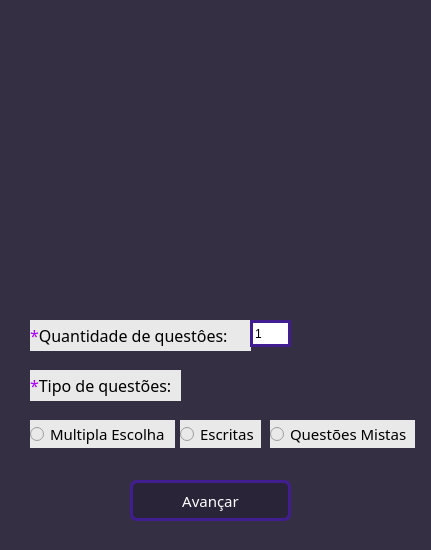
<?xml version="1.0" encoding="UTF-8"?>
<ui version="4.0">
 <class>mainWindow</class>
 <widget class="QMainWindow" name="mainWindow">
  <property name="enabled">
   <bool>true</bool>
  </property>
  <property name="geometry">
   <rect>
    <x>0</x>
    <y>0</y>
    <width>431</width>
    <height>550</height>
   </rect>
  </property>
  <property name="minimumSize">
   <size>
    <width>431</width>
    <height>550</height>
   </size>
  </property>
  <property name="maximumSize">
   <size>
    <width>431</width>
    <height>550</height>
   </size>
  </property>
  <property name="font">
   <font>
    <family>Poppins</family>
   </font>
  </property>
  <property name="windowTitle">
   <string>Creator</string>
  </property>
  <property name="windowIcon">
   <iconset>
    <normaloff>../imgs/icon_creator.png</normaloff>../imgs/icon_creator.png</iconset>
  </property>
  <property name="styleSheet">
   <string notr="true">background-color: #352F44;</string>
  </property>
  <widget class="QWidget" name="centralwidget">
   <widget class="QLabel" name="type_quest_text">
    <property name="geometry">
     <rect>
      <x>30</x>
      <y>370</y>
      <width>151</width>
      <height>31</height>
     </rect>
    </property>
    <property name="font">
     <font>
      <family>Poppins Medium</family>
      <pointsize>12</pointsize>
     </font>
    </property>
    <property name="styleSheet">
     <string notr="true">background-color: rgb(233, 233, 233);</string>
    </property>
    <property name="text">
     <string>&lt;html&gt;&lt;head/&gt;&lt;body&gt;&lt;p&gt;&lt;span style=&quot; color:#aa00ff;&quot;&gt;*&lt;/span&gt;&lt;span style=&quot; color:#000000;&quot;&gt;Tipo de questões:&lt;/span&gt;&lt;/p&gt;&lt;/body&gt;&lt;/html&gt;</string>
    </property>
   </widget>
   <widget class="QLabel" name="qtd_questoes_text">
    <property name="geometry">
     <rect>
      <x>30</x>
      <y>320</y>
      <width>221</width>
      <height>31</height>
     </rect>
    </property>
    <property name="font">
     <font>
      <family>Poppins Medium</family>
      <pointsize>12</pointsize>
     </font>
    </property>
    <property name="toolTip">
     <string>&lt;html&gt;&lt;head/&gt;&lt;body&gt;&lt;p&gt;&lt;span style=&quot; color:#f00000;&quot;&gt;*&lt;/span&gt;Quantidade de questôes:&lt;/p&gt;&lt;/body&gt;&lt;/html&gt;</string>
    </property>
    <property name="styleSheet">
     <string notr="true">background-color: rgb(233, 233, 233);</string>
    </property>
    <property name="text">
     <string>&lt;html&gt;&lt;head/&gt;&lt;body&gt;&lt;p&gt;&lt;span style=&quot; color:#aa00ff;&quot;&gt;*&lt;/span&gt;&lt;span style=&quot; color:#000000;&quot;&gt;Quantidade de questôes:&lt;/span&gt;&lt;/p&gt;&lt;/body&gt;&lt;/html&gt;</string>
    </property>
   </widget>
   <widget class="QSpinBox" name="qtd_questoes">
    <property name="geometry">
     <rect>
      <x>250</x>
      <y>320</y>
      <width>41</width>
      <height>27</height>
     </rect>
    </property>
    <property name="cursor">
     <cursorShape>IBeamCursor</cursorShape>
    </property>
    <property name="styleSheet">
     <string notr="true">border-style:solid;
border-width:3px;
border-color: #411E8F;
background-color: #ffffff;</string>
    </property>
    <property name="wrapping">
     <bool>true</bool>
    </property>
    <property name="frame">
     <bool>false</bool>
    </property>
    <property name="buttonSymbols">
     <enum>QAbstractSpinBox::NoButtons</enum>
    </property>
    <property name="keyboardTracking">
     <bool>true</bool>
    </property>
    <property name="minimum">
     <number>1</number>
    </property>
    <property name="value">
     <number>1</number>
    </property>
   </widget>
   <widget class="QPushButton" name="btn_avancar">
    <property name="geometry">
     <rect>
      <x>130</x>
      <y>480</y>
      <width>161</width>
      <height>41</height>
     </rect>
    </property>
    <property name="font">
     <font>
      <family>Poppins Medium</family>
      <pointsize>11</pointsize>
      <weight>50</weight>
      <bold>false</bold>
     </font>
    </property>
    <property name="cursor">
     <cursorShape>PointingHandCursor</cursorShape>
    </property>
    <property name="styleSheet">
     <string notr="true">QPushButton {
	border-radius: 7px;
	border-style:solid;
	color: rgb(255, 255, 255);
	border-width:3px;
	border-color: #411E8F;
	background-color: #2A2438;
}

QPushButton:hover {
	border:10px;
	background-color:#411E8F;
}</string>
    </property>
    <property name="text">
     <string>Avançar</string>
    </property>
    <property name="iconSize">
     <size>
      <width>16</width>
      <height>16</height>
     </size>
    </property>
   </widget>
   <widget class="QRadioButton" name="rad_multi">
    <property name="geometry">
     <rect>
      <x>30</x>
      <y>420</y>
      <width>145</width>
      <height>28</height>
     </rect>
    </property>
    <property name="palette">
     <palette>
      <active>
       <colorrole role="WindowText">
        <brush brushstyle="SolidPattern">
         <color alpha="255">
          <red>255</red>
          <green>255</green>
          <blue>255</blue>
         </color>
        </brush>
       </colorrole>
       <colorrole role="Button">
        <brush brushstyle="SolidPattern">
         <color alpha="255">
          <red>57</red>
          <green>57</green>
          <blue>57</blue>
         </color>
        </brush>
       </colorrole>
       <colorrole role="Light">
        <brush brushstyle="SolidPattern">
         <color alpha="255">
          <red>85</red>
          <green>85</green>
          <blue>85</blue>
         </color>
        </brush>
       </colorrole>
       <colorrole role="Midlight">
        <brush brushstyle="SolidPattern">
         <color alpha="255">
          <red>71</red>
          <green>71</green>
          <blue>71</blue>
         </color>
        </brush>
       </colorrole>
       <colorrole role="Dark">
        <brush brushstyle="SolidPattern">
         <color alpha="255">
          <red>28</red>
          <green>28</green>
          <blue>28</blue>
         </color>
        </brush>
       </colorrole>
       <colorrole role="Mid">
        <brush brushstyle="SolidPattern">
         <color alpha="255">
          <red>38</red>
          <green>38</green>
          <blue>38</blue>
         </color>
        </brush>
       </colorrole>
       <colorrole role="Text">
        <brush brushstyle="SolidPattern">
         <color alpha="255">
          <red>255</red>
          <green>255</green>
          <blue>255</blue>
         </color>
        </brush>
       </colorrole>
       <colorrole role="BrightText">
        <brush brushstyle="SolidPattern">
         <color alpha="255">
          <red>255</red>
          <green>255</green>
          <blue>255</blue>
         </color>
        </brush>
       </colorrole>
       <colorrole role="ButtonText">
        <brush brushstyle="SolidPattern">
         <color alpha="255">
          <red>255</red>
          <green>255</green>
          <blue>255</blue>
         </color>
        </brush>
       </colorrole>
       <colorrole role="Base">
        <brush brushstyle="SolidPattern">
         <color alpha="255">
          <red>0</red>
          <green>0</green>
          <blue>0</blue>
         </color>
        </brush>
       </colorrole>
       <colorrole role="Window">
        <brush brushstyle="SolidPattern">
         <color alpha="255">
          <red>57</red>
          <green>57</green>
          <blue>57</blue>
         </color>
        </brush>
       </colorrole>
       <colorrole role="Shadow">
        <brush brushstyle="SolidPattern">
         <color alpha="255">
          <red>0</red>
          <green>0</green>
          <blue>0</blue>
         </color>
        </brush>
       </colorrole>
       <colorrole role="AlternateBase">
        <brush brushstyle="SolidPattern">
         <color alpha="255">
          <red>28</red>
          <green>28</green>
          <blue>28</blue>
         </color>
        </brush>
       </colorrole>
       <colorrole role="ToolTipBase">
        <brush brushstyle="SolidPattern">
         <color alpha="255">
          <red>255</red>
          <green>255</green>
          <blue>220</blue>
         </color>
        </brush>
       </colorrole>
       <colorrole role="ToolTipText">
        <brush brushstyle="SolidPattern">
         <color alpha="255">
          <red>0</red>
          <green>0</green>
          <blue>0</blue>
         </color>
        </brush>
       </colorrole>
       <colorrole role="PlaceholderText">
        <brush brushstyle="SolidPattern">
         <color alpha="128">
          <red>255</red>
          <green>255</green>
          <blue>255</blue>
         </color>
        </brush>
       </colorrole>
      </active>
      <inactive>
       <colorrole role="WindowText">
        <brush brushstyle="SolidPattern">
         <color alpha="255">
          <red>255</red>
          <green>255</green>
          <blue>255</blue>
         </color>
        </brush>
       </colorrole>
       <colorrole role="Button">
        <brush brushstyle="SolidPattern">
         <color alpha="255">
          <red>57</red>
          <green>57</green>
          <blue>57</blue>
         </color>
        </brush>
       </colorrole>
       <colorrole role="Light">
        <brush brushstyle="SolidPattern">
         <color alpha="255">
          <red>85</red>
          <green>85</green>
          <blue>85</blue>
         </color>
        </brush>
       </colorrole>
       <colorrole role="Midlight">
        <brush brushstyle="SolidPattern">
         <color alpha="255">
          <red>71</red>
          <green>71</green>
          <blue>71</blue>
         </color>
        </brush>
       </colorrole>
       <colorrole role="Dark">
        <brush brushstyle="SolidPattern">
         <color alpha="255">
          <red>28</red>
          <green>28</green>
          <blue>28</blue>
         </color>
        </brush>
       </colorrole>
       <colorrole role="Mid">
        <brush brushstyle="SolidPattern">
         <color alpha="255">
          <red>38</red>
          <green>38</green>
          <blue>38</blue>
         </color>
        </brush>
       </colorrole>
       <colorrole role="Text">
        <brush brushstyle="SolidPattern">
         <color alpha="255">
          <red>255</red>
          <green>255</green>
          <blue>255</blue>
         </color>
        </brush>
       </colorrole>
       <colorrole role="BrightText">
        <brush brushstyle="SolidPattern">
         <color alpha="255">
          <red>255</red>
          <green>255</green>
          <blue>255</blue>
         </color>
        </brush>
       </colorrole>
       <colorrole role="ButtonText">
        <brush brushstyle="SolidPattern">
         <color alpha="255">
          <red>255</red>
          <green>255</green>
          <blue>255</blue>
         </color>
        </brush>
       </colorrole>
       <colorrole role="Base">
        <brush brushstyle="SolidPattern">
         <color alpha="255">
          <red>0</red>
          <green>0</green>
          <blue>0</blue>
         </color>
        </brush>
       </colorrole>
       <colorrole role="Window">
        <brush brushstyle="SolidPattern">
         <color alpha="255">
          <red>57</red>
          <green>57</green>
          <blue>57</blue>
         </color>
        </brush>
       </colorrole>
       <colorrole role="Shadow">
        <brush brushstyle="SolidPattern">
         <color alpha="255">
          <red>0</red>
          <green>0</green>
          <blue>0</blue>
         </color>
        </brush>
       </colorrole>
       <colorrole role="AlternateBase">
        <brush brushstyle="SolidPattern">
         <color alpha="255">
          <red>28</red>
          <green>28</green>
          <blue>28</blue>
         </color>
        </brush>
       </colorrole>
       <colorrole role="ToolTipBase">
        <brush brushstyle="SolidPattern">
         <color alpha="255">
          <red>255</red>
          <green>255</green>
          <blue>220</blue>
         </color>
        </brush>
       </colorrole>
       <colorrole role="ToolTipText">
        <brush brushstyle="SolidPattern">
         <color alpha="255">
          <red>0</red>
          <green>0</green>
          <blue>0</blue>
         </color>
        </brush>
       </colorrole>
       <colorrole role="PlaceholderText">
        <brush brushstyle="SolidPattern">
         <color alpha="128">
          <red>255</red>
          <green>255</green>
          <blue>255</blue>
         </color>
        </brush>
       </colorrole>
      </inactive>
      <disabled>
       <colorrole role="WindowText">
        <brush brushstyle="SolidPattern">
         <color alpha="255">
          <red>28</red>
          <green>28</green>
          <blue>28</blue>
         </color>
        </brush>
       </colorrole>
       <colorrole role="Button">
        <brush brushstyle="SolidPattern">
         <color alpha="255">
          <red>57</red>
          <green>57</green>
          <blue>57</blue>
         </color>
        </brush>
       </colorrole>
       <colorrole role="Light">
        <brush brushstyle="SolidPattern">
         <color alpha="255">
          <red>85</red>
          <green>85</green>
          <blue>85</blue>
         </color>
        </brush>
       </colorrole>
       <colorrole role="Midlight">
        <brush brushstyle="SolidPattern">
         <color alpha="255">
          <red>71</red>
          <green>71</green>
          <blue>71</blue>
         </color>
        </brush>
       </colorrole>
       <colorrole role="Dark">
        <brush brushstyle="SolidPattern">
         <color alpha="255">
          <red>28</red>
          <green>28</green>
          <blue>28</blue>
         </color>
        </brush>
       </colorrole>
       <colorrole role="Mid">
        <brush brushstyle="SolidPattern">
         <color alpha="255">
          <red>38</red>
          <green>38</green>
          <blue>38</blue>
         </color>
        </brush>
       </colorrole>
       <colorrole role="Text">
        <brush brushstyle="SolidPattern">
         <color alpha="255">
          <red>28</red>
          <green>28</green>
          <blue>28</blue>
         </color>
        </brush>
       </colorrole>
       <colorrole role="BrightText">
        <brush brushstyle="SolidPattern">
         <color alpha="255">
          <red>255</red>
          <green>255</green>
          <blue>255</blue>
         </color>
        </brush>
       </colorrole>
       <colorrole role="ButtonText">
        <brush brushstyle="SolidPattern">
         <color alpha="255">
          <red>28</red>
          <green>28</green>
          <blue>28</blue>
         </color>
        </brush>
       </colorrole>
       <colorrole role="Base">
        <brush brushstyle="SolidPattern">
         <color alpha="255">
          <red>57</red>
          <green>57</green>
          <blue>57</blue>
         </color>
        </brush>
       </colorrole>
       <colorrole role="Window">
        <brush brushstyle="SolidPattern">
         <color alpha="255">
          <red>57</red>
          <green>57</green>
          <blue>57</blue>
         </color>
        </brush>
       </colorrole>
       <colorrole role="Shadow">
        <brush brushstyle="SolidPattern">
         <color alpha="255">
          <red>0</red>
          <green>0</green>
          <blue>0</blue>
         </color>
        </brush>
       </colorrole>
       <colorrole role="AlternateBase">
        <brush brushstyle="SolidPattern">
         <color alpha="255">
          <red>57</red>
          <green>57</green>
          <blue>57</blue>
         </color>
        </brush>
       </colorrole>
       <colorrole role="ToolTipBase">
        <brush brushstyle="SolidPattern">
         <color alpha="255">
          <red>255</red>
          <green>255</green>
          <blue>220</blue>
         </color>
        </brush>
       </colorrole>
       <colorrole role="ToolTipText">
        <brush brushstyle="SolidPattern">
         <color alpha="255">
          <red>0</red>
          <green>0</green>
          <blue>0</blue>
         </color>
        </brush>
       </colorrole>
       <colorrole role="PlaceholderText">
        <brush brushstyle="SolidPattern">
         <color alpha="128">
          <red>255</red>
          <green>255</green>
          <blue>255</blue>
         </color>
        </brush>
       </colorrole>
      </disabled>
     </palette>
    </property>
    <property name="font">
     <font>
      <family>Poppins Medium</family>
      <pointsize>11</pointsize>
     </font>
    </property>
    <property name="cursor">
     <cursorShape>PointingHandCursor</cursorShape>
    </property>
    <property name="styleSheet">
     <string notr="true">color: rgb(0, 0, 0);
selection-color: rgb(170, 0, 255);
background-color: rgb(233, 233, 233);</string>
    </property>
    <property name="text">
     <string>Multipla Escolha</string>
    </property>
   </widget>
   <widget class="QRadioButton" name="rad_mistas">
    <property name="geometry">
     <rect>
      <x>270</x>
      <y>420</y>
      <width>145</width>
      <height>28</height>
     </rect>
    </property>
    <property name="palette">
     <palette>
      <active>
       <colorrole role="WindowText">
        <brush brushstyle="SolidPattern">
         <color alpha="255">
          <red>255</red>
          <green>255</green>
          <blue>255</blue>
         </color>
        </brush>
       </colorrole>
       <colorrole role="Button">
        <brush brushstyle="SolidPattern">
         <color alpha="255">
          <red>57</red>
          <green>57</green>
          <blue>57</blue>
         </color>
        </brush>
       </colorrole>
       <colorrole role="Light">
        <brush brushstyle="SolidPattern">
         <color alpha="255">
          <red>85</red>
          <green>85</green>
          <blue>85</blue>
         </color>
        </brush>
       </colorrole>
       <colorrole role="Midlight">
        <brush brushstyle="SolidPattern">
         <color alpha="255">
          <red>71</red>
          <green>71</green>
          <blue>71</blue>
         </color>
        </brush>
       </colorrole>
       <colorrole role="Dark">
        <brush brushstyle="SolidPattern">
         <color alpha="255">
          <red>28</red>
          <green>28</green>
          <blue>28</blue>
         </color>
        </brush>
       </colorrole>
       <colorrole role="Mid">
        <brush brushstyle="SolidPattern">
         <color alpha="255">
          <red>38</red>
          <green>38</green>
          <blue>38</blue>
         </color>
        </brush>
       </colorrole>
       <colorrole role="Text">
        <brush brushstyle="SolidPattern">
         <color alpha="255">
          <red>255</red>
          <green>255</green>
          <blue>255</blue>
         </color>
        </brush>
       </colorrole>
       <colorrole role="BrightText">
        <brush brushstyle="SolidPattern">
         <color alpha="255">
          <red>255</red>
          <green>255</green>
          <blue>255</blue>
         </color>
        </brush>
       </colorrole>
       <colorrole role="ButtonText">
        <brush brushstyle="SolidPattern">
         <color alpha="255">
          <red>255</red>
          <green>255</green>
          <blue>255</blue>
         </color>
        </brush>
       </colorrole>
       <colorrole role="Base">
        <brush brushstyle="SolidPattern">
         <color alpha="255">
          <red>0</red>
          <green>0</green>
          <blue>0</blue>
         </color>
        </brush>
       </colorrole>
       <colorrole role="Window">
        <brush brushstyle="SolidPattern">
         <color alpha="255">
          <red>57</red>
          <green>57</green>
          <blue>57</blue>
         </color>
        </brush>
       </colorrole>
       <colorrole role="Shadow">
        <brush brushstyle="SolidPattern">
         <color alpha="255">
          <red>0</red>
          <green>0</green>
          <blue>0</blue>
         </color>
        </brush>
       </colorrole>
       <colorrole role="AlternateBase">
        <brush brushstyle="SolidPattern">
         <color alpha="255">
          <red>28</red>
          <green>28</green>
          <blue>28</blue>
         </color>
        </brush>
       </colorrole>
       <colorrole role="ToolTipBase">
        <brush brushstyle="SolidPattern">
         <color alpha="255">
          <red>255</red>
          <green>255</green>
          <blue>220</blue>
         </color>
        </brush>
       </colorrole>
       <colorrole role="ToolTipText">
        <brush brushstyle="SolidPattern">
         <color alpha="255">
          <red>0</red>
          <green>0</green>
          <blue>0</blue>
         </color>
        </brush>
       </colorrole>
       <colorrole role="PlaceholderText">
        <brush brushstyle="SolidPattern">
         <color alpha="128">
          <red>255</red>
          <green>255</green>
          <blue>255</blue>
         </color>
        </brush>
       </colorrole>
      </active>
      <inactive>
       <colorrole role="WindowText">
        <brush brushstyle="SolidPattern">
         <color alpha="255">
          <red>255</red>
          <green>255</green>
          <blue>255</blue>
         </color>
        </brush>
       </colorrole>
       <colorrole role="Button">
        <brush brushstyle="SolidPattern">
         <color alpha="255">
          <red>57</red>
          <green>57</green>
          <blue>57</blue>
         </color>
        </brush>
       </colorrole>
       <colorrole role="Light">
        <brush brushstyle="SolidPattern">
         <color alpha="255">
          <red>85</red>
          <green>85</green>
          <blue>85</blue>
         </color>
        </brush>
       </colorrole>
       <colorrole role="Midlight">
        <brush brushstyle="SolidPattern">
         <color alpha="255">
          <red>71</red>
          <green>71</green>
          <blue>71</blue>
         </color>
        </brush>
       </colorrole>
       <colorrole role="Dark">
        <brush brushstyle="SolidPattern">
         <color alpha="255">
          <red>28</red>
          <green>28</green>
          <blue>28</blue>
         </color>
        </brush>
       </colorrole>
       <colorrole role="Mid">
        <brush brushstyle="SolidPattern">
         <color alpha="255">
          <red>38</red>
          <green>38</green>
          <blue>38</blue>
         </color>
        </brush>
       </colorrole>
       <colorrole role="Text">
        <brush brushstyle="SolidPattern">
         <color alpha="255">
          <red>255</red>
          <green>255</green>
          <blue>255</blue>
         </color>
        </brush>
       </colorrole>
       <colorrole role="BrightText">
        <brush brushstyle="SolidPattern">
         <color alpha="255">
          <red>255</red>
          <green>255</green>
          <blue>255</blue>
         </color>
        </brush>
       </colorrole>
       <colorrole role="ButtonText">
        <brush brushstyle="SolidPattern">
         <color alpha="255">
          <red>255</red>
          <green>255</green>
          <blue>255</blue>
         </color>
        </brush>
       </colorrole>
       <colorrole role="Base">
        <brush brushstyle="SolidPattern">
         <color alpha="255">
          <red>0</red>
          <green>0</green>
          <blue>0</blue>
         </color>
        </brush>
       </colorrole>
       <colorrole role="Window">
        <brush brushstyle="SolidPattern">
         <color alpha="255">
          <red>57</red>
          <green>57</green>
          <blue>57</blue>
         </color>
        </brush>
       </colorrole>
       <colorrole role="Shadow">
        <brush brushstyle="SolidPattern">
         <color alpha="255">
          <red>0</red>
          <green>0</green>
          <blue>0</blue>
         </color>
        </brush>
       </colorrole>
       <colorrole role="AlternateBase">
        <brush brushstyle="SolidPattern">
         <color alpha="255">
          <red>28</red>
          <green>28</green>
          <blue>28</blue>
         </color>
        </brush>
       </colorrole>
       <colorrole role="ToolTipBase">
        <brush brushstyle="SolidPattern">
         <color alpha="255">
          <red>255</red>
          <green>255</green>
          <blue>220</blue>
         </color>
        </brush>
       </colorrole>
       <colorrole role="ToolTipText">
        <brush brushstyle="SolidPattern">
         <color alpha="255">
          <red>0</red>
          <green>0</green>
          <blue>0</blue>
         </color>
        </brush>
       </colorrole>
       <colorrole role="PlaceholderText">
        <brush brushstyle="SolidPattern">
         <color alpha="128">
          <red>255</red>
          <green>255</green>
          <blue>255</blue>
         </color>
        </brush>
       </colorrole>
      </inactive>
      <disabled>
       <colorrole role="WindowText">
        <brush brushstyle="SolidPattern">
         <color alpha="255">
          <red>28</red>
          <green>28</green>
          <blue>28</blue>
         </color>
        </brush>
       </colorrole>
       <colorrole role="Button">
        <brush brushstyle="SolidPattern">
         <color alpha="255">
          <red>57</red>
          <green>57</green>
          <blue>57</blue>
         </color>
        </brush>
       </colorrole>
       <colorrole role="Light">
        <brush brushstyle="SolidPattern">
         <color alpha="255">
          <red>85</red>
          <green>85</green>
          <blue>85</blue>
         </color>
        </brush>
       </colorrole>
       <colorrole role="Midlight">
        <brush brushstyle="SolidPattern">
         <color alpha="255">
          <red>71</red>
          <green>71</green>
          <blue>71</blue>
         </color>
        </brush>
       </colorrole>
       <colorrole role="Dark">
        <brush brushstyle="SolidPattern">
         <color alpha="255">
          <red>28</red>
          <green>28</green>
          <blue>28</blue>
         </color>
        </brush>
       </colorrole>
       <colorrole role="Mid">
        <brush brushstyle="SolidPattern">
         <color alpha="255">
          <red>38</red>
          <green>38</green>
          <blue>38</blue>
         </color>
        </brush>
       </colorrole>
       <colorrole role="Text">
        <brush brushstyle="SolidPattern">
         <color alpha="255">
          <red>28</red>
          <green>28</green>
          <blue>28</blue>
         </color>
        </brush>
       </colorrole>
       <colorrole role="BrightText">
        <brush brushstyle="SolidPattern">
         <color alpha="255">
          <red>255</red>
          <green>255</green>
          <blue>255</blue>
         </color>
        </brush>
       </colorrole>
       <colorrole role="ButtonText">
        <brush brushstyle="SolidPattern">
         <color alpha="255">
          <red>28</red>
          <green>28</green>
          <blue>28</blue>
         </color>
        </brush>
       </colorrole>
       <colorrole role="Base">
        <brush brushstyle="SolidPattern">
         <color alpha="255">
          <red>57</red>
          <green>57</green>
          <blue>57</blue>
         </color>
        </brush>
       </colorrole>
       <colorrole role="Window">
        <brush brushstyle="SolidPattern">
         <color alpha="255">
          <red>57</red>
          <green>57</green>
          <blue>57</blue>
         </color>
        </brush>
       </colorrole>
       <colorrole role="Shadow">
        <brush brushstyle="SolidPattern">
         <color alpha="255">
          <red>0</red>
          <green>0</green>
          <blue>0</blue>
         </color>
        </brush>
       </colorrole>
       <colorrole role="AlternateBase">
        <brush brushstyle="SolidPattern">
         <color alpha="255">
          <red>57</red>
          <green>57</green>
          <blue>57</blue>
         </color>
        </brush>
       </colorrole>
       <colorrole role="ToolTipBase">
        <brush brushstyle="SolidPattern">
         <color alpha="255">
          <red>255</red>
          <green>255</green>
          <blue>220</blue>
         </color>
        </brush>
       </colorrole>
       <colorrole role="ToolTipText">
        <brush brushstyle="SolidPattern">
         <color alpha="255">
          <red>0</red>
          <green>0</green>
          <blue>0</blue>
         </color>
        </brush>
       </colorrole>
       <colorrole role="PlaceholderText">
        <brush brushstyle="SolidPattern">
         <color alpha="128">
          <red>255</red>
          <green>255</green>
          <blue>255</blue>
         </color>
        </brush>
       </colorrole>
      </disabled>
     </palette>
    </property>
    <property name="font">
     <font>
      <family>Poppins Medium</family>
      <pointsize>11</pointsize>
     </font>
    </property>
    <property name="cursor">
     <cursorShape>PointingHandCursor</cursorShape>
    </property>
    <property name="styleSheet">
     <string notr="true">color: rgb(0, 0, 0);
background-color: rgb(233, 233, 233);
selection-color: rgb(170, 0, 255);</string>
    </property>
    <property name="text">
     <string>Questões Mistas</string>
    </property>
    <property name="checkable">
     <bool>true</bool>
    </property>
    <property name="checked">
     <bool>false</bool>
    </property>
   </widget>
   <widget class="QRadioButton" name="rad_escritas">
    <property name="geometry">
     <rect>
      <x>180</x>
      <y>420</y>
      <width>81</width>
      <height>28</height>
     </rect>
    </property>
    <property name="palette">
     <palette>
      <active>
       <colorrole role="WindowText">
        <brush brushstyle="SolidPattern">
         <color alpha="255">
          <red>255</red>
          <green>255</green>
          <blue>255</blue>
         </color>
        </brush>
       </colorrole>
       <colorrole role="Button">
        <brush brushstyle="SolidPattern">
         <color alpha="255">
          <red>57</red>
          <green>57</green>
          <blue>57</blue>
         </color>
        </brush>
       </colorrole>
       <colorrole role="Light">
        <brush brushstyle="SolidPattern">
         <color alpha="255">
          <red>85</red>
          <green>85</green>
          <blue>85</blue>
         </color>
        </brush>
       </colorrole>
       <colorrole role="Midlight">
        <brush brushstyle="SolidPattern">
         <color alpha="255">
          <red>71</red>
          <green>71</green>
          <blue>71</blue>
         </color>
        </brush>
       </colorrole>
       <colorrole role="Dark">
        <brush brushstyle="SolidPattern">
         <color alpha="255">
          <red>28</red>
          <green>28</green>
          <blue>28</blue>
         </color>
        </brush>
       </colorrole>
       <colorrole role="Mid">
        <brush brushstyle="SolidPattern">
         <color alpha="255">
          <red>38</red>
          <green>38</green>
          <blue>38</blue>
         </color>
        </brush>
       </colorrole>
       <colorrole role="Text">
        <brush brushstyle="SolidPattern">
         <color alpha="255">
          <red>255</red>
          <green>255</green>
          <blue>255</blue>
         </color>
        </brush>
       </colorrole>
       <colorrole role="BrightText">
        <brush brushstyle="SolidPattern">
         <color alpha="255">
          <red>255</red>
          <green>255</green>
          <blue>255</blue>
         </color>
        </brush>
       </colorrole>
       <colorrole role="ButtonText">
        <brush brushstyle="SolidPattern">
         <color alpha="255">
          <red>255</red>
          <green>255</green>
          <blue>255</blue>
         </color>
        </brush>
       </colorrole>
       <colorrole role="Base">
        <brush brushstyle="SolidPattern">
         <color alpha="255">
          <red>0</red>
          <green>0</green>
          <blue>0</blue>
         </color>
        </brush>
       </colorrole>
       <colorrole role="Window">
        <brush brushstyle="SolidPattern">
         <color alpha="255">
          <red>57</red>
          <green>57</green>
          <blue>57</blue>
         </color>
        </brush>
       </colorrole>
       <colorrole role="Shadow">
        <brush brushstyle="SolidPattern">
         <color alpha="255">
          <red>0</red>
          <green>0</green>
          <blue>0</blue>
         </color>
        </brush>
       </colorrole>
       <colorrole role="AlternateBase">
        <brush brushstyle="SolidPattern">
         <color alpha="255">
          <red>28</red>
          <green>28</green>
          <blue>28</blue>
         </color>
        </brush>
       </colorrole>
       <colorrole role="ToolTipBase">
        <brush brushstyle="SolidPattern">
         <color alpha="255">
          <red>255</red>
          <green>255</green>
          <blue>220</blue>
         </color>
        </brush>
       </colorrole>
       <colorrole role="ToolTipText">
        <brush brushstyle="SolidPattern">
         <color alpha="255">
          <red>0</red>
          <green>0</green>
          <blue>0</blue>
         </color>
        </brush>
       </colorrole>
       <colorrole role="PlaceholderText">
        <brush brushstyle="SolidPattern">
         <color alpha="128">
          <red>255</red>
          <green>255</green>
          <blue>255</blue>
         </color>
        </brush>
       </colorrole>
      </active>
      <inactive>
       <colorrole role="WindowText">
        <brush brushstyle="SolidPattern">
         <color alpha="255">
          <red>255</red>
          <green>255</green>
          <blue>255</blue>
         </color>
        </brush>
       </colorrole>
       <colorrole role="Button">
        <brush brushstyle="SolidPattern">
         <color alpha="255">
          <red>57</red>
          <green>57</green>
          <blue>57</blue>
         </color>
        </brush>
       </colorrole>
       <colorrole role="Light">
        <brush brushstyle="SolidPattern">
         <color alpha="255">
          <red>85</red>
          <green>85</green>
          <blue>85</blue>
         </color>
        </brush>
       </colorrole>
       <colorrole role="Midlight">
        <brush brushstyle="SolidPattern">
         <color alpha="255">
          <red>71</red>
          <green>71</green>
          <blue>71</blue>
         </color>
        </brush>
       </colorrole>
       <colorrole role="Dark">
        <brush brushstyle="SolidPattern">
         <color alpha="255">
          <red>28</red>
          <green>28</green>
          <blue>28</blue>
         </color>
        </brush>
       </colorrole>
       <colorrole role="Mid">
        <brush brushstyle="SolidPattern">
         <color alpha="255">
          <red>38</red>
          <green>38</green>
          <blue>38</blue>
         </color>
        </brush>
       </colorrole>
       <colorrole role="Text">
        <brush brushstyle="SolidPattern">
         <color alpha="255">
          <red>255</red>
          <green>255</green>
          <blue>255</blue>
         </color>
        </brush>
       </colorrole>
       <colorrole role="BrightText">
        <brush brushstyle="SolidPattern">
         <color alpha="255">
          <red>255</red>
          <green>255</green>
          <blue>255</blue>
         </color>
        </brush>
       </colorrole>
       <colorrole role="ButtonText">
        <brush brushstyle="SolidPattern">
         <color alpha="255">
          <red>255</red>
          <green>255</green>
          <blue>255</blue>
         </color>
        </brush>
       </colorrole>
       <colorrole role="Base">
        <brush brushstyle="SolidPattern">
         <color alpha="255">
          <red>0</red>
          <green>0</green>
          <blue>0</blue>
         </color>
        </brush>
       </colorrole>
       <colorrole role="Window">
        <brush brushstyle="SolidPattern">
         <color alpha="255">
          <red>57</red>
          <green>57</green>
          <blue>57</blue>
         </color>
        </brush>
       </colorrole>
       <colorrole role="Shadow">
        <brush brushstyle="SolidPattern">
         <color alpha="255">
          <red>0</red>
          <green>0</green>
          <blue>0</blue>
         </color>
        </brush>
       </colorrole>
       <colorrole role="AlternateBase">
        <brush brushstyle="SolidPattern">
         <color alpha="255">
          <red>28</red>
          <green>28</green>
          <blue>28</blue>
         </color>
        </brush>
       </colorrole>
       <colorrole role="ToolTipBase">
        <brush brushstyle="SolidPattern">
         <color alpha="255">
          <red>255</red>
          <green>255</green>
          <blue>220</blue>
         </color>
        </brush>
       </colorrole>
       <colorrole role="ToolTipText">
        <brush brushstyle="SolidPattern">
         <color alpha="255">
          <red>0</red>
          <green>0</green>
          <blue>0</blue>
         </color>
        </brush>
       </colorrole>
       <colorrole role="PlaceholderText">
        <brush brushstyle="SolidPattern">
         <color alpha="128">
          <red>255</red>
          <green>255</green>
          <blue>255</blue>
         </color>
        </brush>
       </colorrole>
      </inactive>
      <disabled>
       <colorrole role="WindowText">
        <brush brushstyle="SolidPattern">
         <color alpha="255">
          <red>28</red>
          <green>28</green>
          <blue>28</blue>
         </color>
        </brush>
       </colorrole>
       <colorrole role="Button">
        <brush brushstyle="SolidPattern">
         <color alpha="255">
          <red>57</red>
          <green>57</green>
          <blue>57</blue>
         </color>
        </brush>
       </colorrole>
       <colorrole role="Light">
        <brush brushstyle="SolidPattern">
         <color alpha="255">
          <red>85</red>
          <green>85</green>
          <blue>85</blue>
         </color>
        </brush>
       </colorrole>
       <colorrole role="Midlight">
        <brush brushstyle="SolidPattern">
         <color alpha="255">
          <red>71</red>
          <green>71</green>
          <blue>71</blue>
         </color>
        </brush>
       </colorrole>
       <colorrole role="Dark">
        <brush brushstyle="SolidPattern">
         <color alpha="255">
          <red>28</red>
          <green>28</green>
          <blue>28</blue>
         </color>
        </brush>
       </colorrole>
       <colorrole role="Mid">
        <brush brushstyle="SolidPattern">
         <color alpha="255">
          <red>38</red>
          <green>38</green>
          <blue>38</blue>
         </color>
        </brush>
       </colorrole>
       <colorrole role="Text">
        <brush brushstyle="SolidPattern">
         <color alpha="255">
          <red>28</red>
          <green>28</green>
          <blue>28</blue>
         </color>
        </brush>
       </colorrole>
       <colorrole role="BrightText">
        <brush brushstyle="SolidPattern">
         <color alpha="255">
          <red>255</red>
          <green>255</green>
          <blue>255</blue>
         </color>
        </brush>
       </colorrole>
       <colorrole role="ButtonText">
        <brush brushstyle="SolidPattern">
         <color alpha="255">
          <red>28</red>
          <green>28</green>
          <blue>28</blue>
         </color>
        </brush>
       </colorrole>
       <colorrole role="Base">
        <brush brushstyle="SolidPattern">
         <color alpha="255">
          <red>57</red>
          <green>57</green>
          <blue>57</blue>
         </color>
        </brush>
       </colorrole>
       <colorrole role="Window">
        <brush brushstyle="SolidPattern">
         <color alpha="255">
          <red>57</red>
          <green>57</green>
          <blue>57</blue>
         </color>
        </brush>
       </colorrole>
       <colorrole role="Shadow">
        <brush brushstyle="SolidPattern">
         <color alpha="255">
          <red>0</red>
          <green>0</green>
          <blue>0</blue>
         </color>
        </brush>
       </colorrole>
       <colorrole role="AlternateBase">
        <brush brushstyle="SolidPattern">
         <color alpha="255">
          <red>57</red>
          <green>57</green>
          <blue>57</blue>
         </color>
        </brush>
       </colorrole>
       <colorrole role="ToolTipBase">
        <brush brushstyle="SolidPattern">
         <color alpha="255">
          <red>255</red>
          <green>255</green>
          <blue>220</blue>
         </color>
        </brush>
       </colorrole>
       <colorrole role="ToolTipText">
        <brush brushstyle="SolidPattern">
         <color alpha="255">
          <red>0</red>
          <green>0</green>
          <blue>0</blue>
         </color>
        </brush>
       </colorrole>
       <colorrole role="PlaceholderText">
        <brush brushstyle="SolidPattern">
         <color alpha="128">
          <red>255</red>
          <green>255</green>
          <blue>255</blue>
         </color>
        </brush>
       </colorrole>
      </disabled>
     </palette>
    </property>
    <property name="font">
     <font>
      <family>Poppins Medium</family>
      <pointsize>11</pointsize>
     </font>
    </property>
    <property name="cursor">
     <cursorShape>PointingHandCursor</cursorShape>
    </property>
    <property name="styleSheet">
     <string notr="true">QRadioButton{
	color: rgb(0, 0, 0);
	selection-color: rgb(170, 0, 255);
	background-color: rgb(233, 233, 233);
}

</string>
    </property>
    <property name="text">
     <string>Escritas</string>
    </property>
   </widget>
   <widget class="QLabel" name="label">
    <property name="geometry">
     <rect>
      <x>8</x>
      <y>280</y>
      <width>421</width>
      <height>281</height>
     </rect>
    </property>
    <property name="text">
     <string/>
    </property>
    <property name="pixmap">
     <pixmap>../imgs/creator_home.png</pixmap>
    </property>
   </widget>
   <widget class="QLabel" name="label_2">
    <property name="geometry">
     <rect>
      <x>10</x>
      <y>-50</y>
      <width>411</width>
      <height>321</height>
     </rect>
    </property>
    <property name="text">
     <string/>
    </property>
    <property name="pixmap">
     <pixmap>../imgs/logo_home.png</pixmap>
    </property>
   </widget>
   <zorder>label</zorder>
   <zorder>btn_avancar</zorder>
   <zorder>qtd_questoes_text</zorder>
   <zorder>type_quest_text</zorder>
   <zorder>qtd_questoes</zorder>
   <zorder>rad_multi</zorder>
   <zorder>rad_mistas</zorder>
   <zorder>rad_escritas</zorder>
   <zorder>label_2</zorder>
  </widget>
 </widget>
 <resources>
  <include location="../imgs/image_home.qrc"/>
 </resources>
 <connections/>
</ui>
